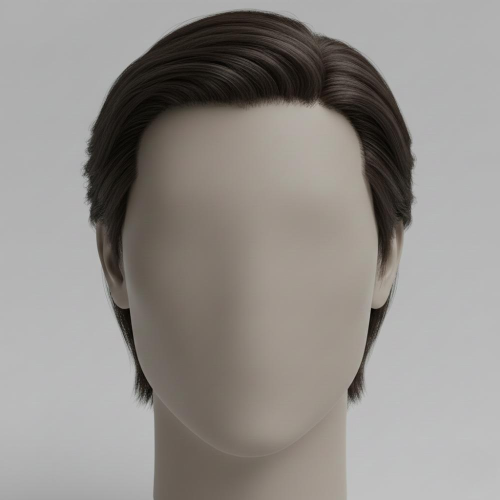
#> input picture catalog-images/images/front/HS01_front.jpg, 1000 x 1000 px (shown at 1/2 size)
$ python -i predict.py   (imports and definitions only)
#> lines starting #> are read from the running program, lines starting #| are printed output that depends on the picture
import cv2
import numpy as np
import joblib
import argparse
import sys
from skimage.feature import local_binary_pattern
import pywt
import os

# Feature Extraction Functions (MUST MATCH TRAIN.PY)
def extract_lbp(img):
    gray = cv2.cvtColor(img, cv2.COLOR_BGR2GRAY)
    lbp = local_binary_pattern(gray, P=8, R=1, method="uniform")
    (hist, _) = np.histogram(lbp.ravel(), bins=np.arange(0, 10), range=(0, 9))
    hist = hist.astype("float")
    hist /= (hist.sum() + 1e-7)
    return hist

def extract_color_histogram(img):
    hsv = cv2.cvtColor(img, cv2.COLOR_BGR2HSV)
    hist = cv2.calcHist([hsv], [0, 1, 2], None, [8, 8, 8],
                        [0, 180, 0, 256, 0, 256])
    cv2.normalize(hist, hist)
    return hist.flatten()

def extract_wavelet_features(img):
    gray = cv2.cvtColor(img, cv2.COLOR_BGR2GRAY)
    coeffs = pywt.dwt2(gray, 'haar')
    cA, (cH, cV, cD) = coeffs
    features = np.hstack([cA.ravel(), cH.ravel(), cV.ravel(), cD.ravel()])
    return features[:1024]  # reduce dimensionality

def extract_hu_moments(img):
    gray = cv2.cvtColor(img, cv2.COLOR_BGR2GRAY)
    moments = cv2.moments(gray)
    hu_moments = cv2.HuMoments(moments).flatten()
    return hu_moments

def extract_features(img):
    color_hist = extract_color_histogram(img)
    lbp = extract_lbp(img)
    hu_moments = extract_hu_moments(img)
    wavelet = extract_wavelet_features(img)

    # Combine all features into a single vector
    return np.hstack([color_hist, lbp, hu_moments, wavelet])

# [43 lines left out: functions predict_hair_type, main, not called in this run]

# [2 lines not run here, left out]

>>> import cv2
>>> picture = cv2.imread('../../../catalog-images/images/front/HS01_front.jpg')
#> picture is the input picture: shape (1000, 1000, 3); mean B, G, R 138.5, 142.5, 146.5
>>> result = extract_features(picture)
#> in extract_color_histogram, `hsv = cv2.cvtColor(img, cv2.COLOR_BGR2HSV)`: hsv: shape (1000, 1000, 3); mean H, S, V 15, 22.7, 146.6
#> in extract_features, `color_hist = extract_color_histogram(img)`: color_hist = 512 values, max 0.945 at index 5, min 0 at index 7, mean 0.00373
#> in extract_lbp, `lbp = local_binary_pattern(gray, P=8, R=1, method="uniform")`:
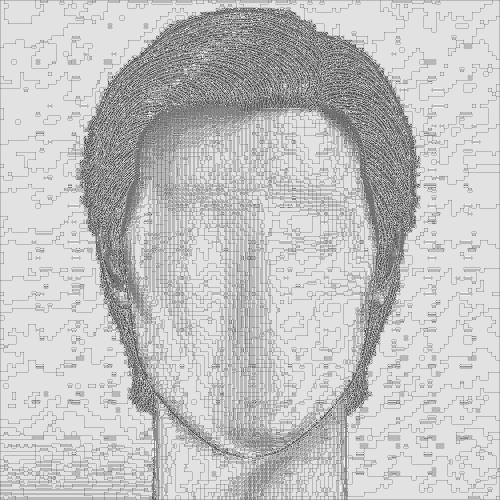
#> lbp: shape (1000, 1000) float64 (shown at 1/2 size); min 0, max 9, mean 6.92; drawn with min black and max white
#> in extract_lbp, `(hist, _) = np.histogram(lbp.ravel(), bins=np.arange(0, 10), range=(0,..`: hist = [6729, 16047, 6711, 36446, 50409, 147269, 20749, 29361, 686279]
#> in extract_lbp, `hist /= (hist.sum() + 1e-7)`: hist = [0.00673, 0.016, 0.00671, 0.0364, 0.0504, 0.147, 0.0207, 0.0294, 0.686]
#> in extract_features, `lbp = extract_lbp(img)`: lbp has the same summary as hist in extract_lbp
#> in extract_hu_moments, `moments = cv2.moments(gray)`: moments = moments, m00 143259769, centre m10/m00, m01/m00 = (511.3, 525.3)
#> in extract_hu_moments, `hu_moments = cv2.HuMoments(moments).flatten()`: hu_moments = [0.00126, 8.08e-09, 1.85e-12, 1.09e-11, -4.76e-23, -4.55e-16, 1.18e-23]
#> in extract_wavelet_features, `cA, (cH, cV, cD) = coeffs`:
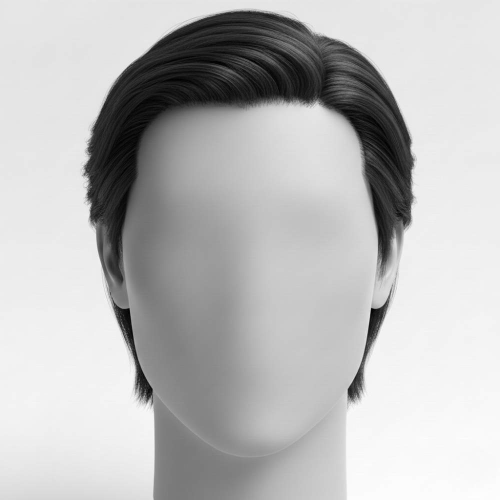
#> cA: shape (500, 500) float64; min 6, max 388, mean 286.5; drawn with min black and max white
#> in extract_wavelet_features, `cA, (cH, cV, cD) = coeffs`:
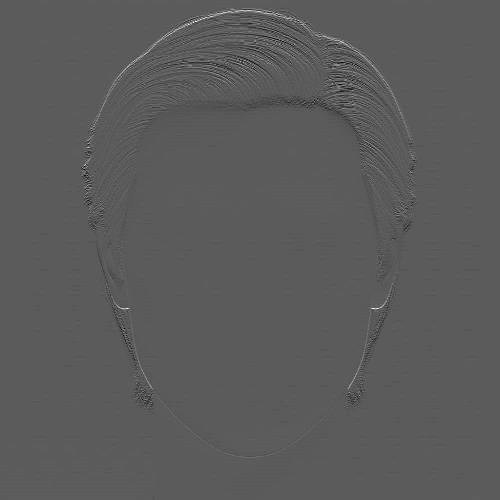
#> cH: shape (500, 500) float64; min -40, max 72, mean 0; drawn with min black and max white
#> in extract_wavelet_features, `cA, (cH, cV, cD) = coeffs`:
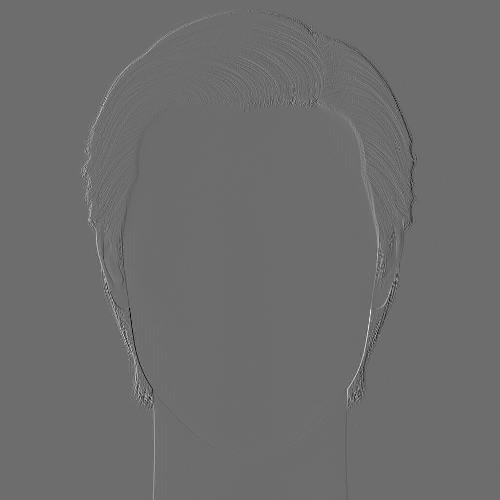
#> cV: shape (500, 500) float64; min -77, max 102, mean 0; drawn with min black and max white
#> in extract_wavelet_features, `cA, (cH, cV, cD) = coeffs`:
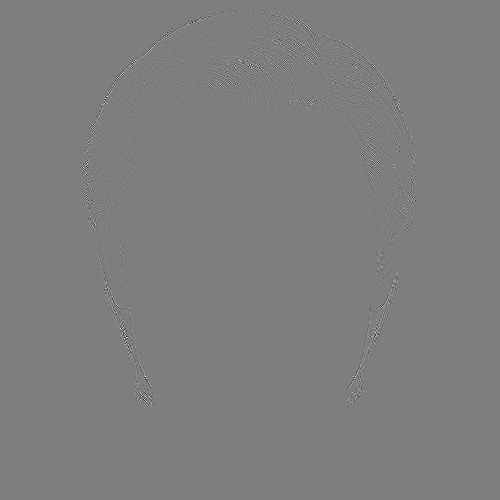
#> cD: shape (500, 500) float64; min -28.5, max 29, mean 0; drawn with min black and max white
#> in extract_features, `wavelet = extract_wavelet_features(img)`: wavelet = 1024 values, max 356 at index 392, min 348 at index 120, mean 351.4
#> result = 1552 values, max 356 at index 920, min -4.55e-16 at index 526, mean 231.9

$ run again, on catalog-images/images/front/HS03_front.jpg
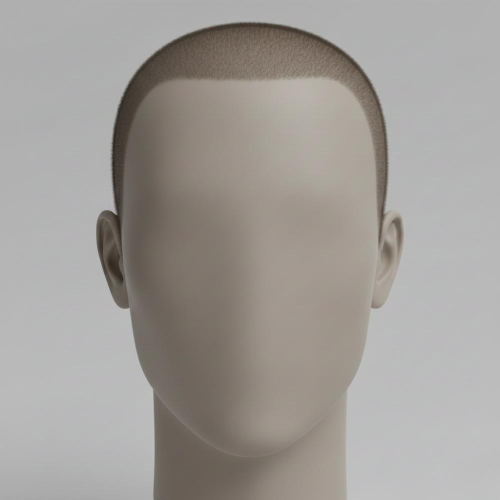
#> input picture catalog-images/images/front/HS03_front.jpg, 1000 x 1000 px (shown at 1/2 size)
#> picture is the input picture: shape (1000, 1000, 3); mean B, G, R 153.2, 157.5, 161.6
#> hsv: shape (1000, 1000, 3); mean H, S, V 17, 16.8, 161.8
#> color_hist = 512 values, max 0.943 at index 5, min 0 at index 0, mean 0.00338
#> in extract_lbp, `lbp = local_binary_pattern(gray, P=8, R=1, method="uniform")`:
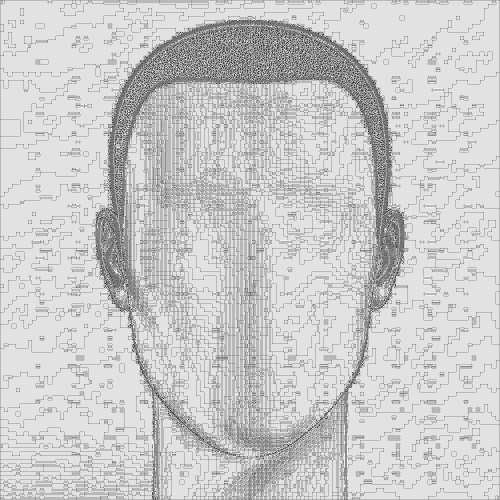
#> lbp: shape (1000, 1000) float64 (shown at 1/2 size); min 0, max 9, mean 7.17; drawn with min black and max white
#> in extract_lbp, `(hist, _) = np.histogram(lbp.ravel(), bins=np.arange(0, 10), range=(0,..`: hist = [2652, 7847, 3777, 28869, 25780, 146530, 16184, 20416, 747945]
#> in extract_lbp, `hist /= (hist.sum() + 1e-7)`: hist = [0.00265, 0.00785, 0.00378, 0.0289, 0.0258, 0.147, 0.0162, 0.0204, 0.748]
#> in extract_features, `lbp = extract_lbp(img)`: lbp has the same summary as hist in extract_lbp
#> moments = moments, m00 158272323, centre m10/m00, m01/m00 = (510.7, 502.3)
#> in extract_hu_moments, `hu_moments = cv2.HuMoments(moments).flatten()`: hu_moments = [0.00111, 2.28e-09, 1.58e-12, 1.58e-12, 1.33e-24, 7.54e-17, -2.11e-24]
#> in extract_wavelet_features, `cA, (cH, cV, cD) = coeffs`:
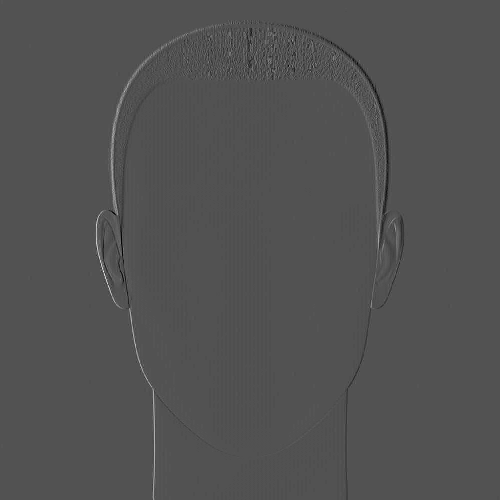
#> cV: shape (500, 500) float64; min -32, max 67, mean 0; drawn with min black and max white
#> wavelet = 1024 values, max 358 at index 428, min 347 at index 692, mean 351.8
#> result = 1552 values, max 358 at index 956, min -2.11e-24 at index 527, mean 232.1

$ run again, on catalog-images/images/front/HS04_front.jpg
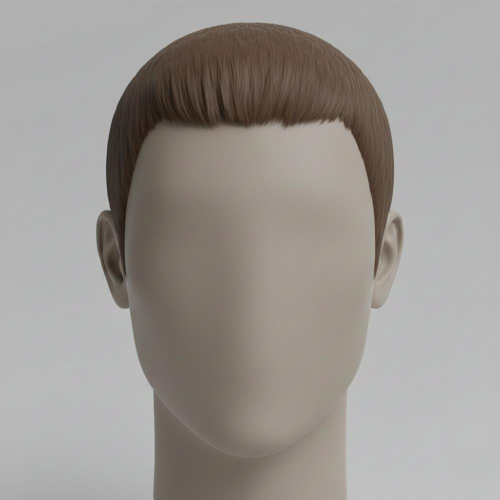
#> input picture catalog-images/images/front/HS04_front.jpg, 1000 x 1000 px (shown at 1/2 size)
#> picture is the input picture: shape (1000, 1000, 3); mean B, G, R 147.3, 151.8, 156.4
#> hsv: shape (1000, 1000, 3); mean H, S, V 19.8, 21.4, 156.7
#> color_hist = 512 values, max 0.937 at index 5, min 0 at index 0, mean 0.00377
#> in extract_lbp, `lbp = local_binary_pattern(gray, P=8, R=1, method="uniform")`:
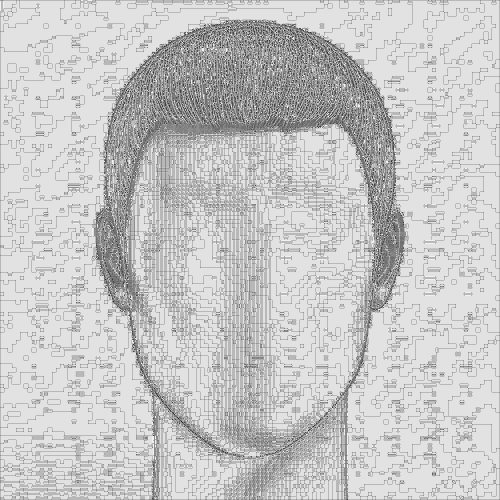
#> lbp: shape (1000, 1000) float64 (shown at 1/2 size); min 0, max 9, mean 7.06; drawn with min black and max white
#> in extract_lbp, `(hist, _) = np.histogram(lbp.ravel(), bins=np.arange(0, 10), range=(0,..`: hist = [2371, 12091, 2936, 29113, 40915, 157418, 17209, 24778, 713169]
#> in extract_lbp, `hist /= (hist.sum() + 1e-7)`: hist = [0.00237, 0.0121, 0.00294, 0.0291, 0.0409, 0.157, 0.0172, 0.0248, 0.713]
#> in extract_features, `lbp = extract_lbp(img)`: lbp has the same summary as hist in extract_lbp
#> moments = moments, m00 152665540, centre m10/m00, m01/m00 = (510.6, 511.9)
#> in extract_hu_moments, `hu_moments = cv2.HuMoments(moments).flatten()`: hu_moments = [0.00117, 4.09e-09, 1.33e-12, 3.82e-12, -8.44e-24, 2.4e-17, -1.77e-24]
#> in extract_wavelet_features, `cA, (cH, cV, cD) = coeffs`:
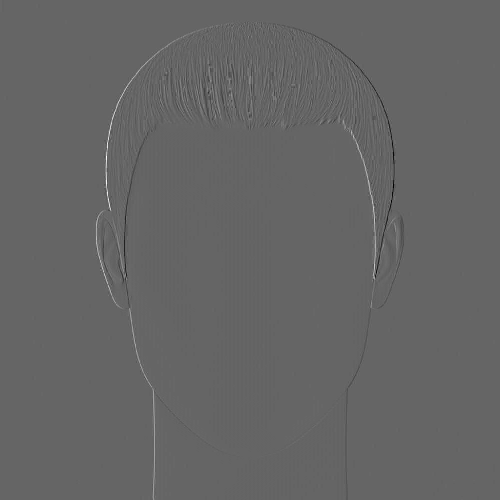
#> cV: shape (500, 500) float64; min -60.5, max 91.5, mean 0; drawn with min black and max white
#> wavelet = 1024 values, max 359 at index 428, min 350 at index 192, mean 353.2
#> result = 1552 values, max 359 at index 956, min -8.44e-24 at index 525, mean 233.1
